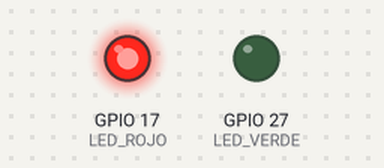
A program run on a simulated Raspberry Pi (BCM pin numbers). Parts: output pins drawn as LEDs (lit = HIGH). At 30.0 s the program stops and its outputs stay as they are.

Above: at 0.1 s.
At 15.1 s:
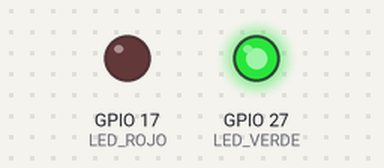
At 30.1 s:
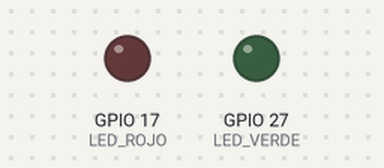
Timing chart, 0 to 31.5 s (numbered marks = the images above):
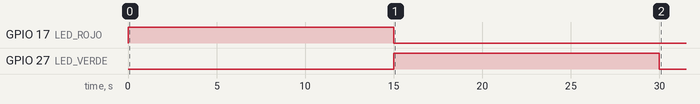

The program:

etapa2.py
```python
import RPi.GPIO as GPIO
import time

GPIO.setmode(GPIO.BCM)

LED_ROJO = 17
LED_VERDE = 27

GPIO.setup(LED_ROJO, GPIO.OUT)
GPIO.setup(LED_VERDE, GPIO.OUT)

GPIO.output(LED_ROJO, GPIO.HIGH)
time.sleep(15)
GPIO.output(LED_ROJO, GPIO.LOW)

GPIO.output(LED_VERDE, GPIO.HIGH)
time.sleep(15)
GPIO.output(LED_VERDE, GPIO.LOW)

GPIO.cleanup()
```

Measured:
- by itself, GPIO 17 (LED_ROJO): LOW → HIGH at 0.00 s, → LOW 15.0 s later
- by itself, GPIO 27 (LED_VERDE): LOW → HIGH at 15.0 s, → LOW 15.0 s later
